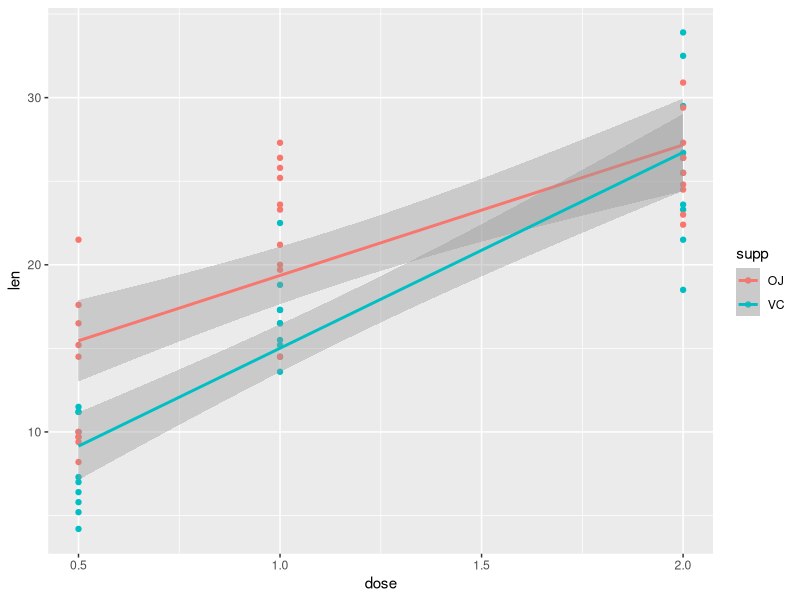

Write R code to recreate this figure.
## ---- chunk 1
library(datasets)
data(ToothGrowth)
## ---- chunk 2
s <- split(ToothGrowth$len, list(ToothGrowth$supp, ToothGrowth$dose))
sapply(s, function(x) { c(count = length(x), mean=mean(x))})
## ---- chunk 3
library(ggplot2)
g <- ggplot(data = ToothGrowth, aes(x = dose, y = len, color = supp)) 
g + geom_point() + geom_smooth(method = "lm")
## ---- chunk 4
t.test(s$VC.1, s$VC.0.5, paired = F, alt = "greater")$p.value
## ---- chunk 5
get.p.value <- function(lab1, lab2) {
  t.test(s[[lab1]], s[[lab2]], paired = F, alt = "greater")$p.value
}
